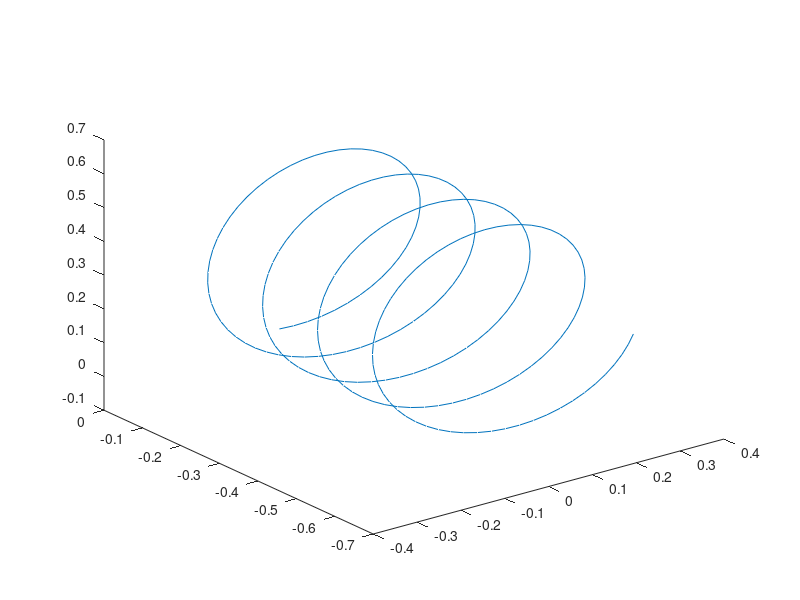

Reproduce this figure in MATLAB.
init = [0.0, 0.0, 0.0];
A = 0.06;
f = 0.035;
dt = 0.5;

x = init(1);
y = init(2);
z = init(3);

t = 0:dt:120;
vx = A*cos(2*pi*f*t);
vy = -0.005*ones(length(t));
vz = A*sin(2*pi*f*t);

for i=1:length(t)
   x = [x, x(end)+vx(i)*dt];
   y = [y, y(end)+vy(i)*dt];
   z = [z, z(end)+vz(i)*dt];
end

plot3(x,y,z)